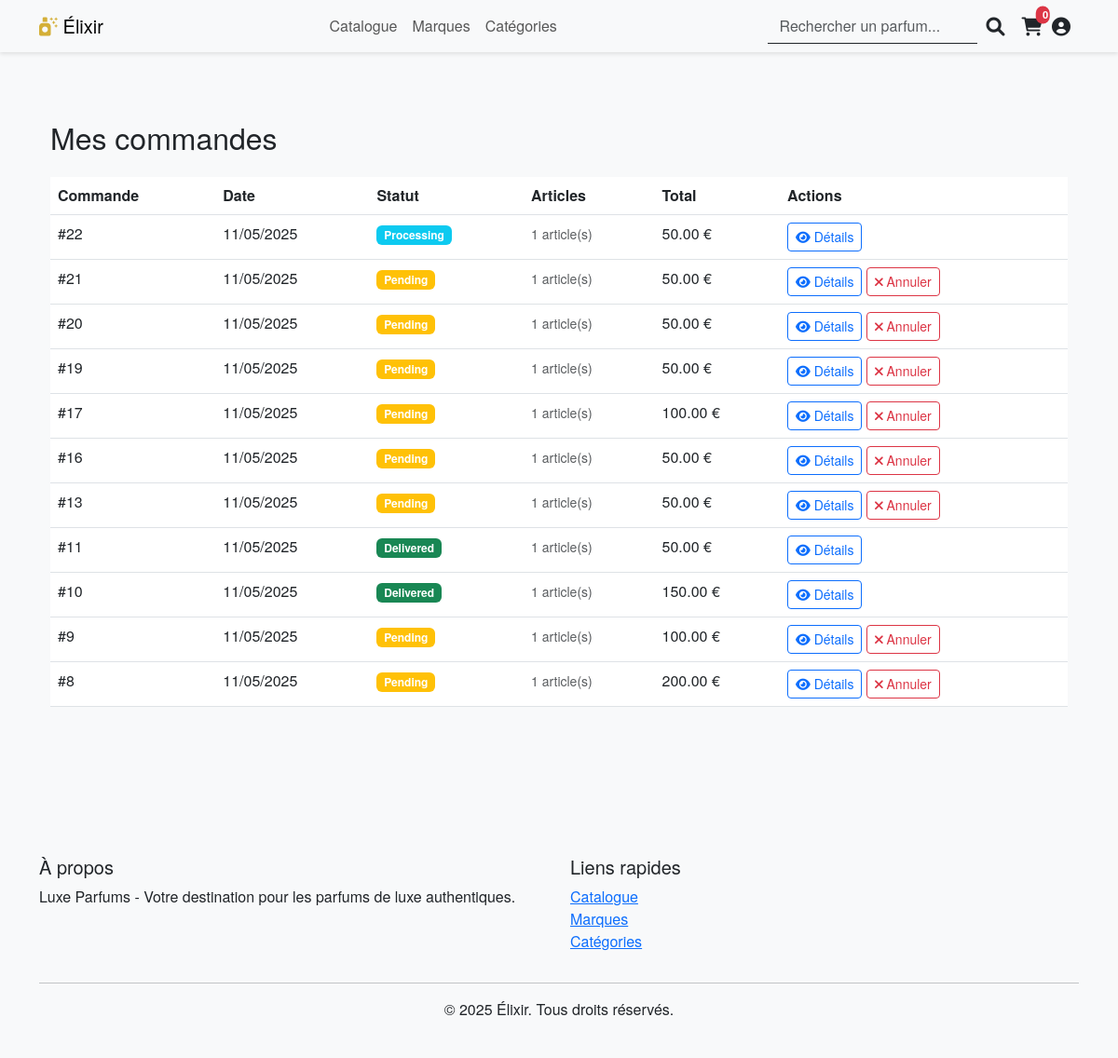
/parfum/commandes.php (signed in), run on the app's committed database.
### tables this page shows
CREATE TABLE IF NOT EXISTS `orders` (
  `id` int NOT NULL AUTO_INCREMENT,
  `user_id` int NOT NULL,
  `total_amount` decimal(10,2) NOT NULL,
  `status` enum('pending','processing','shipped','delivered','cancelled') NOT NULL DEFAULT 'pending',
  `payment_method` enum('credit_card','paypal','cash_on_delivery') NOT NULL,
  `shipping_address` text NOT NULL,
  `shipping_city` varchar(100) NOT NULL,
  `shipping_postal_code` varchar(20) NOT NULL,
  `shipping_phone` varchar(20) NOT NULL,
  `shipping_first_name` varchar(50) NOT NULL,
  `shipping_last_name` varchar(50) NOT NULL,
  `created_at` timestamp NULL DEFAULT CURRENT_TIMESTAMP,
  `updated_at` timestamp NULL DEFAULT CURRENT_TIMESTAMP ON UPDATE CURRENT_TIMESTAMP,
  PRIMARY KEY (`id`),
  KEY `user_id` (`user_id`)
);

### parfum/commandes.php (the view, shortened to what this page needs)
<?php
require_once 'includes/header.php';
$stmt = $pdo->prepare("
    SELECT o.*,
           COUNT(oi.id) as total_items,
           GROUP_CONCAT(p.name SEPARATOR ', ') as product_names
    FROM orders o
    LEFT JOIN order_items oi ON o.id = oi.order_id
    LEFT JOIN products p ON oi.product_id = p.id
    WHERE o.user_id = ?
    GROUP BY o.id
    ORDER BY o.created_at DESC
");
$stmt->execute([$_SESSION['user_id']]);
$orders = $stmt->fetchAll();
?>
<div class="container py-5">
    <h2 class="mb-4">Mes commandes</h2>
    <?php if (empty($orders)): ?>
        <div class="alert alert-info">
            Vous n'avez pas encore passé de commande.
            <a href="/catalogue.php">Découvrir nos produits</a>
        </div>
    <?php else: ?>
        <div class="table-responsive">
            <table class="table table-hover">
                <thead>
                    <tr>
                        <th>Commande</th>
                        <th>Date</th>
                        <th>Statut</th>
                        <th>Articles</th>
                        <th>Total</th>
                        <th>Actions</th>
                    </tr>
                </thead>
                <tbody>
                    <?php foreach ($orders as $order): ?>
                        <tr>
                            <td>#<?php echo $order['id']; ?></td>
                            <td><?php echo date('d/m/Y', strtotime($order['created_at'])); ?></td>
                            <td>
                                <?php
                                $status_class = [
                                    'pending' => 'warning',
                                    'processing' => 'info',
                                    'shipped' => 'primary',
                                    'delivered' => 'success',
                                    'cancelled' => 'danger'
                                ][$order['status']] ?? 'secondary';
                                ?>
                                <span class="badge bg-<?php echo $status_class; ?>">
                                    <?php echo ucfirst($order['status']); ?>
                                </span>
                            </td>
                            <td>
                                <small class="text-muted">
                                    <?php echo $order['total_items']; ?> article(s)
                                </small>
                                <br>
                            </td>
                            <td><?php echo number_format($order['total_amount'], 2); ?> €</td>
                            <td>
                                <a href="/commande.php?id=<?php echo $order['id']; ?>"
                                   class="btn btn-sm btn-outline-primary">
                                    <i class="fas fa-eye"></i> Détails
                                </a>
                                <?php if ($order['status'] === 'pending'): ?>
                                    <button class="btn btn-sm btn-outline-danger"
                                            onclick="cancelOrder(<?php echo $order['id']; ?>)">
                                        <i class="fas fa-times"></i> Annuler
                                    </button>
                                <?php endif; ?>
                            </td>
                        </tr>
                    <?php endforeach; ?>
                </tbody>
            </table>
        </div>
    <?php endif; ?>
</div>
<?php require_once 'includes/footer.php'; ?>

### parfum/assets/css/style.css (style rules this page uses)
:root { --primary-color: #f8f9fa; --secondary-color: #e9ecef; --accent-color: #d4af37; --text-color: #212529; --light-pink: #ffd1dc; --light-gray: #f8f9fa; }
body { font-family: 'Helvetica Neue', Arial, sans-serif; color: var(--text-color); background-color: var(--primary-color); }

### data on the page
orders: id "22", created_at "11/05/2025", status "Processing", total_items "1", total_amount "50.00"
orders: id "21", created_at "11/05/2025", status "Pending", total_items "1", total_amount "50.00"
orders: id "20", created_at "11/05/2025", status "Pending", total_items "1", total_amount "50.00"
orders: id "19", created_at "11/05/2025", status "Pending", total_items "1", total_amount "50.00"
orders: id "17", created_at "11/05/2025", status "Pending", total_items "1", total_amount "100.00"
orders: id "16", created_at "11/05/2025", status "Pending", total_items "1", total_amount "50.00"
orders: id "13", created_at "11/05/2025", status "Pending", total_items "1", total_amount "50.00"
orders: id "11", created_at "11/05/2025", status "Delivered", total_items "1", total_amount "50.00"
orders: id "10", created_at "11/05/2025", status "Delivered", total_items "1", total_amount "150.00"
orders: id "9", created_at "11/05/2025", status "Pending", total_items "1", total_amount "100.00"
orders: id "8", created_at "11/05/2025", status "Pending", total_items "1", total_amount "200.00"

### other printed values
SITE_NAME "Élixir"
